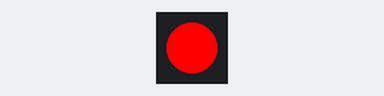
Simulated run of this sketch. Board: ESP32-S3. Shown: 1 RGB LEDs in strip order, left to right.

Above: at 0.5 s.
At 3.5 s:
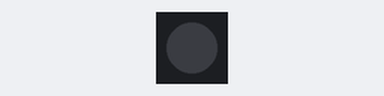
Timing chart, 0 to 4.6 s (numbered marks = the images above):
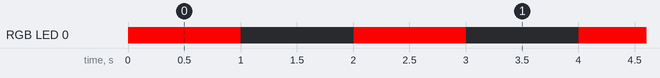

The sketch:

color-led.ino
```cpp
// Demo for the color LED (SK6812)

#include <FastLED.h>

const int NUM_LEDS = 1;
const int DATA_PIN = 33;
CRGB led;

void setup() {
  FastLED.addLeds<NEOPIXEL, DATA_PIN>(&led, NUM_LEDS);
}
void loop() {
  led = CRGB::Red;
  FastLED.show();
  delay(1000);
  led = CRGB::Black;
  FastLED.show();
  delay(1000);
}
```

Measured:
- by itself, RGB LED 0: alternates RGB(255, 0, 0) for 1.0 s and off for 1.0 s
